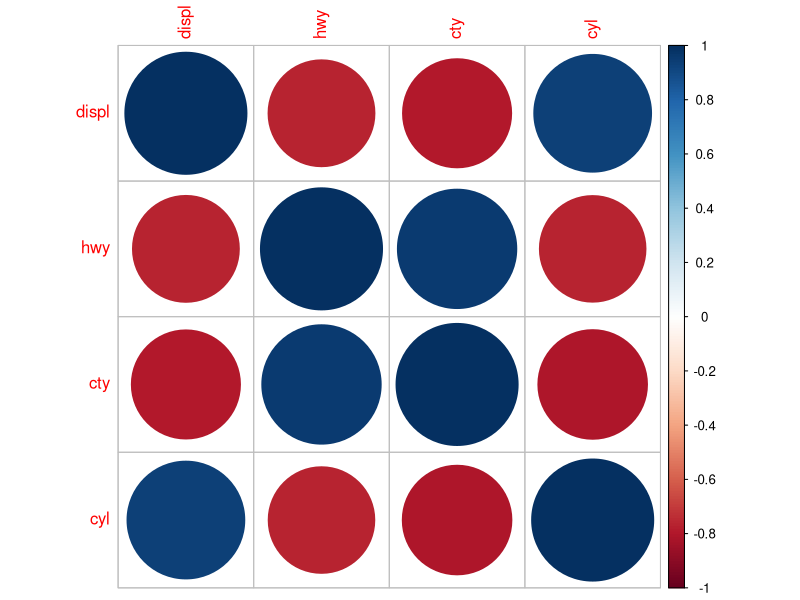

Source code (R):
## ---- chunk 1
knitr::opts_chunk$set(echo = FALSE)
## ---- chunk 2
library(ggplot2)

data("mpg")
colnames(mpg)
## ---- chunk 3
library(corrplot)
library(dplyr)

mpg_r <- mpg[, c('displ', 'hwy', 'cty', 'cyl')]
M <- cor(mpg_r)
corrplot(M, method = 'circle')
## ---- chunk 4
m <- lm(displ~hwy+cty+cyl, data = mpg)
m
## ---- chunk 5
hwy <- 7
cty <- 5
cyl <- 4
d <- data.frame(hwy, cty, cyl)
p <- predict(m, d)
## ---- chunk 6
p
